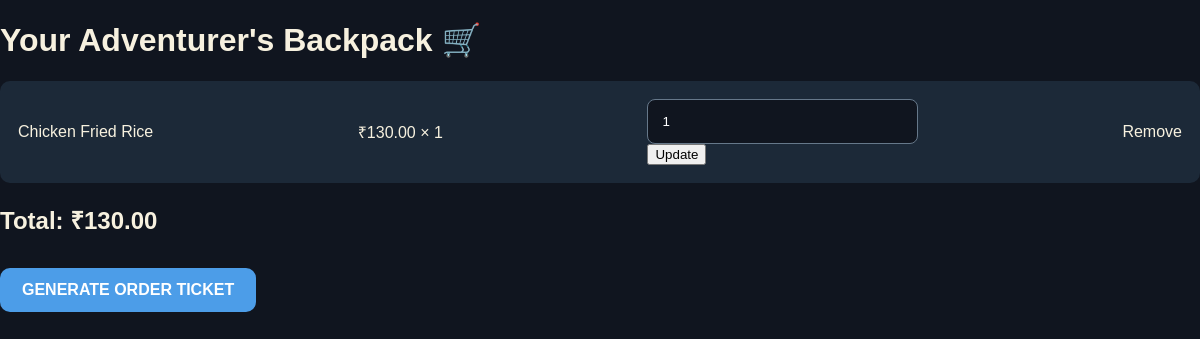
The app's page /cart/ (signed in), older data.
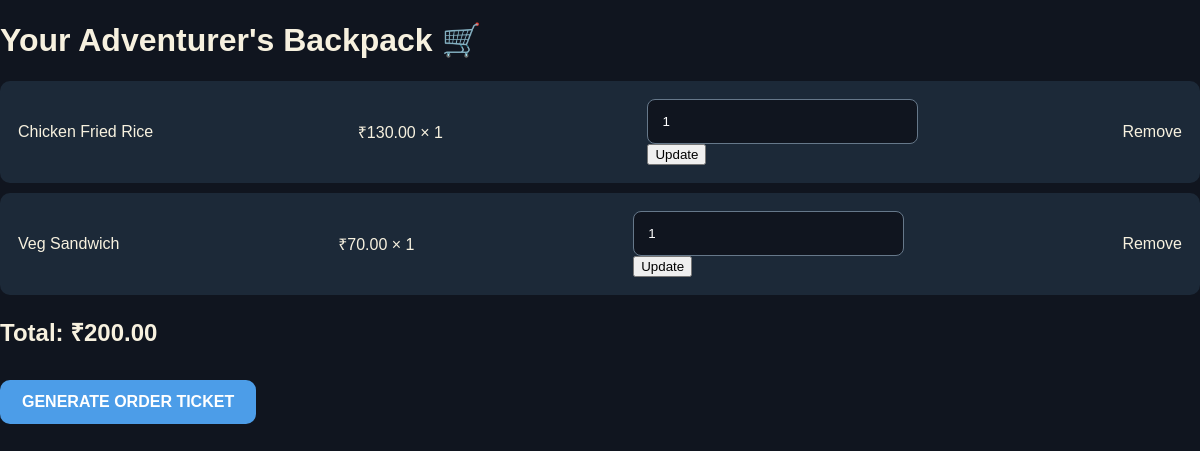
The same page, newer data.
### core/models.py (models this page shows, shortened)
class CartItem(models.Model):
    cart = models.ForeignKey(
        Cart,
        on_delete=models.CASCADE,
        related_name="items"
    )
    product = models.ForeignKey(Product, on_delete=models.CASCADE)
    quantity = models.PositiveIntegerField(default=1)
    class Meta:
        unique_together = ("cart", "product")
    @property
    def total_price(self):
        return self.product.price * self.quantity

class Product(models.Model):
    category = models.ForeignKey(
        Category,
        on_delete=models.CASCADE,
        related_name="products",
    )
    name = models.CharField(max_length=100)
    slug = models.SlugField(unique=True)
    description = models.TextField()
    price = models.DecimalField(max_digits=10, decimal_places=2)
    image = models.ImageField(upload_to="products/")
    is_veg = models.BooleanField(default=True)
    preparation_time = models.IntegerField(default=10)
    calories = models.IntegerField(default=0)
    weekly_purchased_count = models.IntegerField(default=0)
    rating = models.FloatField(default=4.5)
    is_popular = models.BooleanField(default=False)
    is_available = models.BooleanField(default=True)

### core/views.py (the view)
# urls.py: path("cart/", views.cart, name="cart"),
@login_required
def cart(request):
    cart, created = Cart.objects.get_or_create(user=request.user)
    items = cart.items.all()
    total = sum(item.total_price for item in items)
    return render(
        request,
        "cart/cart.html",
        {
            "cart": cart,
            "items": items,
            "total": total,
        },
    )

### templates/cart/cart.html (shortened to what this page needs)
{% extends 'base.html' %}
{% block content %}
<h1>Your Adventurer's Backpack 🛒</h1>
{% for item in items %}
<div class="cart-row">
    <span>{{ item.product.name }}</span>
    <span>₹{{ item.product.price }} × {{ item.quantity }}</span>
    <form method="post" action="{% url 'update_cart' item.id %}">
        <input type="number" name="quantity" min="1" value="{{ item.quantity }}">
        <button>Update</button>
    </form>
    <a href="{% url 'remove_from_cart' item.id %}">Remove</a>
</div>
{% empty %}
<p>Your cart is empty.</p>
{% endfor %}
<h2>Total: ₹{{ total }}</h2>
{% if items %}
<a class="btn secondary" href="{% url 'checkout' %}">GENERATE ORDER TICKET</a>
{% endif %}
{% endblock %}

Row changes from the older to the newer data that the page shows:
added CartItem: product.name "Veg Sandwich", product.price "70.00", quantity "1"
Text that changed along with them:
{{ total }}: "130.00" → "200.00"
